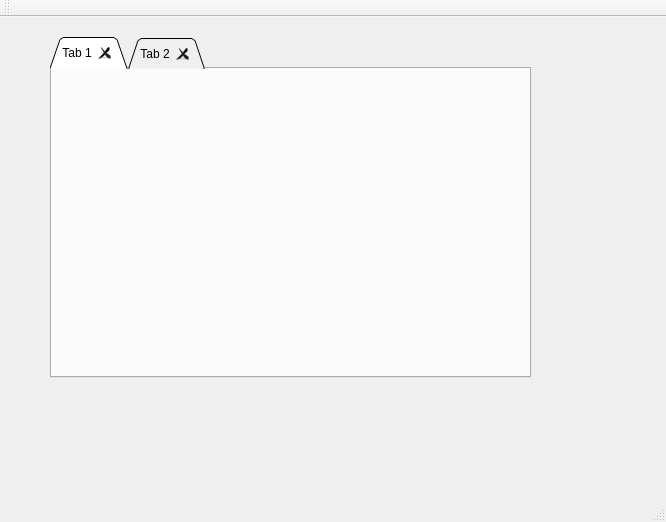
<?xml version="1.0" encoding="UTF-8"?>
<ui version="4.0">
 <class>MainWindow</class>
 <widget class="QMainWindow" name="MainWindow">
  <property name="geometry">
   <rect>
    <x>0</x>
    <y>0</y>
    <width>666</width>
    <height>522</height>
   </rect>
  </property>
  <property name="windowTitle">
   <string>MainWindow</string>
  </property>
  <widget class="QWidget" name="centralWidget">
   <widget class="QTabWidget" name="tabWidget">
    <property name="geometry">
     <rect>
      <x>50</x>
      <y>20</y>
      <width>481</width>
      <height>341</height>
     </rect>
    </property>
    <property name="tabShape">
     <enum>QTabWidget::Triangular</enum>
    </property>
    <property name="elideMode">
     <enum>Qt::ElideRight</enum>
    </property>
    <property name="tabsClosable">
     <bool>true</bool>
    </property>
    <property name="movable">
     <bool>true</bool>
    </property>
    <widget class="QWidget" name="Tab">
     <property name="autoFillBackground">
      <bool>false</bool>
     </property>
     <attribute name="title">
      <string>Tab 1</string>
     </attribute>
    </widget>
    <widget class="QWidget" name="tab_2">
     <attribute name="title">
      <string>Tab 2</string>
     </attribute>
    </widget>
   </widget>
  </widget>
  <widget class="QMenuBar" name="menuBar">
   <property name="geometry">
    <rect>
     <x>0</x>
     <y>0</y>
     <width>666</width>
     <height>25</height>
    </rect>
   </property>
  </widget>
  <widget class="QToolBar" name="mainToolBar">
   <attribute name="toolBarArea">
    <enum>TopToolBarArea</enum>
   </attribute>
   <attribute name="toolBarBreak">
    <bool>false</bool>
   </attribute>
  </widget>
  <widget class="QStatusBar" name="statusBar"/>
 </widget>
 <layoutdefault spacing="6" margin="11"/>
 <resources/>
 <connections/>
</ui>
